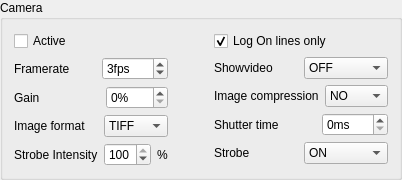
               <widget class="QGroupBox" name="groupBox_21">
                <property name="title">
                 <string>Camera</string>
                </property>
                <layout class="QGridLayout" name="gridLayout_10">
                 <item row="0" column="0">
                  <layout class="QHBoxLayout" name="horizontalLayout_74">
                   <item>
                    <layout class="QVBoxLayout" name="verticalLayout_48">
                     <item>
                      <widget class="QCheckBox" name="CAM_Active_checkBox">
                       <property name="text">
                        <string>Active</string>
                       </property>
                      </widget>
                     </item>
                     <item>
                      <layout class="QHBoxLayout" name="horizontalLayout_33">
                       <item>
                        <widget class="QLabel" name="label_44">
                         <property name="text">
                          <string>Framerate        </string>
                         </property>
                        </widget>
                       </item>
                       <item>
                        <widget class="QSpinBox" name="CAM_Fps_spinBox">
                         <property name="suffix">
                          <string>fps</string>
                         </property>
                         <property name="minimum">
                          <number>1</number>
                         </property>
                         <property name="maximum">
                          <number>5</number>
                         </property>
                         <property name="value">
                          <number>3</number>
                         </property>
                        </widget>
                       </item>
                      </layout>
                     </item>
                     <item>
                      <layout class="QHBoxLayout" name="horizontalLayout_34">
                       <item>
                        <widget class="QLabel" name="label_46">
                         <property name="text">
                          <string>Gain                  </string>
                         </property>
                        </widget>
                       </item>
                       <item>
                        <widget class="QSpinBox" name="CAM_Gain_spinBox">
                         <property name="suffix">
                          <string>%</string>
                         </property>
                         <property name="maximum">
                          <number>100</number>
                         </property>
                         <property name="singleStep">
                          <number>10</number>
                         </property>
                        </widget>
                       </item>
                      </layout>
                     </item>
                     <item>
                      <layout class="QHBoxLayout" name="horizontalLayout_35">
                       <item>
                        <widget class="QLabel" name="label_48">
                         <property name="text">
                          <string>Image format    </string>
                         </property>
                        </widget>
                       </item>
                       <item>
                        <widget class="QComboBox" name="CAM_Format_comboBox">
                         <item>
                          <property name="text">
                           <string>TIFF</string>
                          </property>
                         </item>
                         <item>
                          <property name="text">
                           <string>JPEG</string>
                          </property>
                         </item>
                         <item>
                          <property name="text">
                           <string>PNG</string>
                          </property>
                         </item>
                         <item>
                          <property name="text">
                           <string>PGM</string>
                          </property>
                         </item>
                        </widget>
                       </item>
                      </layout>
                     </item>
                     <item>
                      <layout class="QHBoxLayout" name="horizontalLayout_38">
                       <item>
                        <widget class="QLabel" name="label_52">
                         <property name="text">
                          <string>Strobe Intensity</string>
                         </property>
                        </widget>
                       </item>
                       <item>
                        <widget class="QSpinBox" name="CAM_StrobeIntensity_spinBox">
                         <property name="maximum">
                          <number>100</number>
                         </property>
                         <property name="singleStep">
                          <number>10</number>
                         </property>
                         <property name="value">
                          <number>100</number>
                         </property>
                        </widget>
                       </item>
                       <item>
                        <widget class="QLabel" name="label_53">
                         <property name="text">
                          <string>%</string>
                         </property>
                        </widget>
                       </item>
                      </layout>
                     </item>
                    </layout>
                   </item>
                   <item>
                    <spacer name="horizontalSpacer_14">
                     <property name="orientation">
                      <enum>Qt::Horizontal</enum>
                     </property>
                     <property name="sizeType">
                      <enum>QSizePolicy::MinimumExpanding</enum>
                     </property>
                     <property name="sizeHint" stdset="0">
                      <size>
                       <width>40</width>
                       <height>20</height>
                      </size>
                     </property>
                    </spacer>
                   </item>
                   <item>
                    <layout class="QVBoxLayout" name="verticalLayout_49">
                     <item>
                      <widget class="QCheckBox" name="CAM_OnLinesOnly_checkBox">
                       <property name="text">
                        <string>Log On lines only</string>
                       </property>
                       <property name="checked">
                        <bool>true</bool>
                       </property>
                      </widget>
                     </item>
                     <item>
                      <layout class="QHBoxLayout" name="horizontalLayout_80">
                       <item>
                        <widget class="QLabel" name="label_102">
                         <property name="text">
                          <string>Showvideo</string>
                         </property>
                        </widget>
                       </item>
                       <item>
                        <widget class="QComboBox" name="CAM_ShowVideo_comboBox">
                         <item>
                          <property name="text">
                           <string>OFF</string>
                          </property>
                         </item>
                         <item>
                          <property name="text">
                           <string>ON</string>
                          </property>
                         </item>
                        </widget>
                       </item>
                      </layout>
                     </item>
                     <item>
                      <layout class="QHBoxLayout" name="horizontalLayout_36">
                       <item>
                        <widget class="QLabel" name="label_49">
                         <property name="text">
                          <string>Image compression</string>
                         </property>
                         <property name="scaledContents">
                          <bool>false</bool>
                         </property>
                        </widget>
                       </item>
                       <item>
                        <widget class="QComboBox" name="CAM_ImgCompression_comboBox">
                         <item>
                          <property name="text">
                           <string>NO</string>
                          </property>
                         </item>
                         <item>
                          <property name="text">
                           <string>AUTO</string>
                          </property>
                         </item>
                        </widget>
                       </item>
                      </layout>
                     </item>
                     <item>
                      <layout class="QHBoxLayout" name="horizontalLayout_37">
                       <item>
                        <widget class="QLabel" name="label_50">
                         <property name="text">
                          <string>Shutter time           </string>
                         </property>
                        </widget>
                       </item>
                       <item>
                        <widget class="QSpinBox" name="CAM_ShutterTime_spinBox">
                         <property name="suffix">
                          <string>ms</string>
                         </property>
                         <property name="maximum">
                          <number>49</number>
                         </property>
                        </widget>
                       </item>
                      </layout>
                     </item>
                     <item>
                      <layout class="QHBoxLayout" name="horizontalLayout_82">
                       <item>
                        <widget class="QLabel" name="label_104">
                         <property name="text">
                          <string>Strobe</string>
                         </property>
                        </widget>
                       </item>
                       <item>
                        <widget class="QComboBox" name="CAM_Strobe_comboBox">
                         <item>
                          <property name="text">
                           <string>ON</string>
                          </property>
                         </item>
                         <item>
                          <property name="text">
                           <string>OFF</string>
                          </property>
                         </item>
                        </widget>
                       </item>
                      </layout>
                     </item>
                    </layout>
                   </item>
                  </layout>
                 </item>
                </layout>
               </widget>
